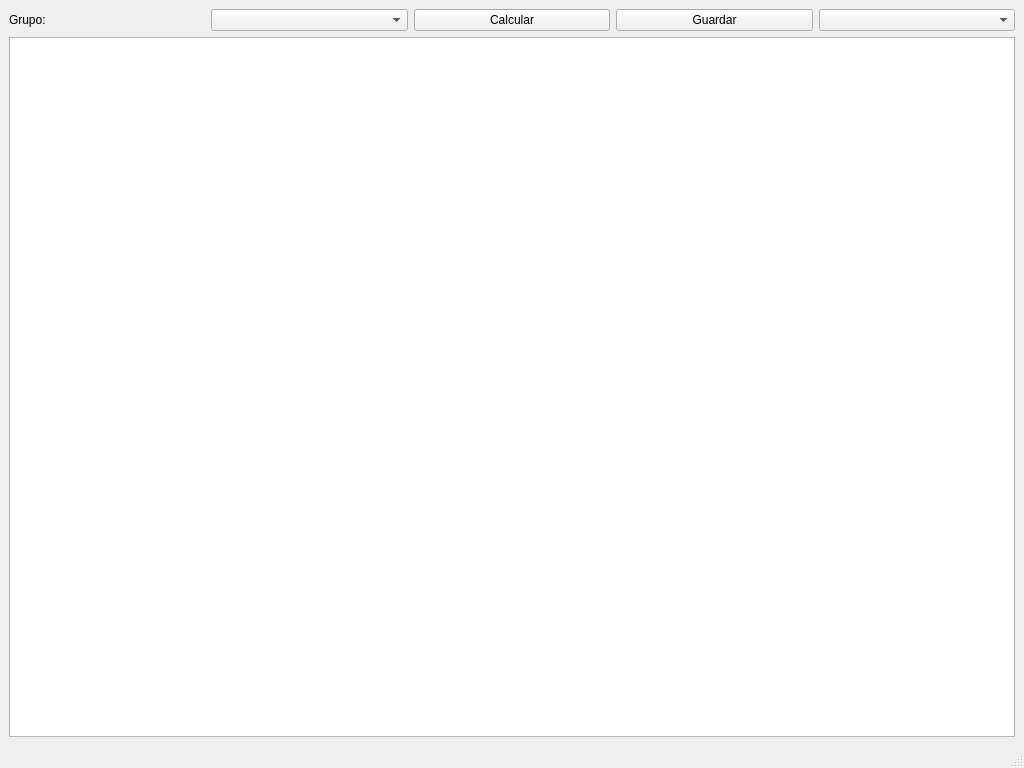
<?xml version="1.0" encoding="UTF-8"?>
<ui version="4.0">
 <class>MainWindow</class>
 <widget class="QMainWindow" name="MainWindow">
  <property name="geometry">
   <rect>
    <x>0</x>
    <y>0</y>
    <width>1024</width>
    <height>768</height>
   </rect>
  </property>
  <property name="windowTitle">
   <string>Competencias - Gaitasunak</string>
  </property>
  <widget class="QWidget" name="centralwidget">
   <layout class="QGridLayout" name="gridLayout">
    <item row="0" column="0">
     <widget class="QLabel" name="label">
      <property name="text">
       <string>Grupo:</string>
      </property>
     </widget>
    </item>
    <item row="0" column="1">
     <widget class="QComboBox" name="groupsCB"/>
    </item>
    <item row="0" column="2">
     <widget class="QPushButton" name="calcPB">
      <property name="text">
       <string>Calcular</string>
      </property>
     </widget>
    </item>
    <item row="0" column="3">
     <widget class="QPushButton" name="savePB">
      <property name="text">
       <string>Guardar</string>
      </property>
     </widget>
    </item>
    <item row="0" column="4">
     <widget class="QComboBox" name="langCB"/>
    </item>
    <item row="1" column="0" colspan="5">
     <widget class="QTableView" name="tableTV"/>
    </item>
   </layout>
  </widget>
  <widget class="QMenuBar" name="menubar">
   <property name="geometry">
    <rect>
     <x>0</x>
     <y>0</y>
     <width>1024</width>
     <height>30</height>
    </rect>
   </property>
  </widget>
  <widget class="QStatusBar" name="statusbar"/>
 </widget>
 <resources/>
 <connections/>
</ui>
